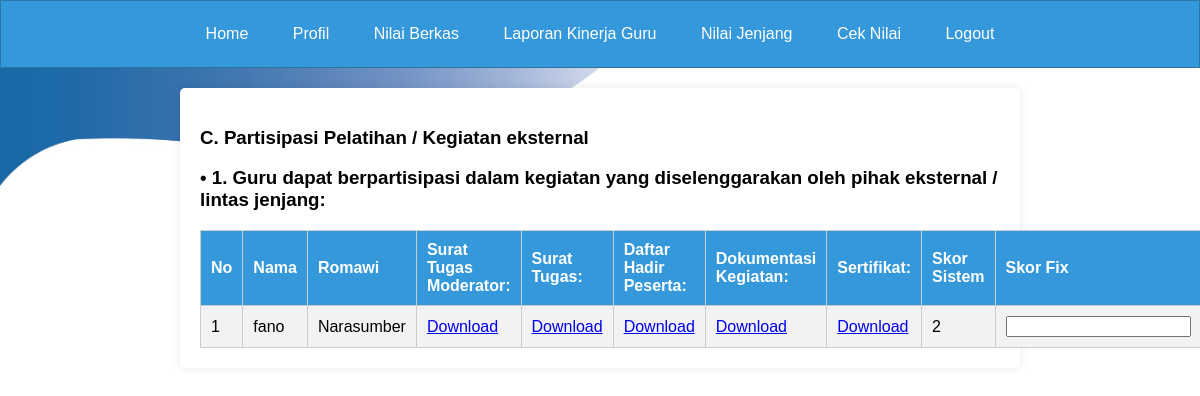
Page /page_beri_nilai_guru3c.php on the committed database.
### tables this page shows
CREATE TABLE `tabel_p_pendidikan2` (
  `id_penilaian` int(11) NOT NULL,
  `id` int(11) DEFAULT NULL,
  `nama` varchar(255) DEFAULT NULL,
  `ia1` varchar(255) DEFAULT NULL,
  `poinia1` int(11) DEFAULT NULL,
  `apoinia1` int(11) NOT NULL,
  `berkasia1` longblob DEFAULT NULL,
  `berkasia11` longblob DEFAULT NULL,
  `berkasia111` longblob DEFAULT NULL,
  `iab1` varchar(255) DEFAULT NULL,
  `poiniab1` int(11) DEFAULT NULL,
  `apoiniab1` int(11) DEFAULT NULL,
  `berkasiab1` longblob DEFAULT NULL,
  `berkasiab11` longblob DEFAULT NULL,
  `berkasiab111` longblob DEFAULT NULL,
  `iac1` varchar(255) DEFAULT NULL,
  `poiniac1` int(11) DEFAULT NULL,
  `apoiniac1` int(11) DEFAULT NULL,
  `berkasiac1` longblob DEFAULT NULL,
  `berkasiac11` longblob DEFAULT NULL,
  `berkasiac111` longblob DEFAULT NULL,
  `ia2` varchar(255) DEFAULT NULL,
  `poinia2` int(11) DEFAULT NULL,
  `apoinia2` int(11) DEFAULT NULL,
  `berkasia2` longblob DEFAULT NULL,
  `berkasia22` longblob DEFAULT NULL,
  `berkasia222` longblob DEFAULT NULL,
  `ib1` varchar(255) DEFAULT NULL,
  `poinib1` int(11) DEFAULT NULL,
  `apoinib1` int(11) DEFAULT NULL,
  `berkasib1` longblob DEFAULT NULL,
  `berkasib11` longblob DEFAULT NULL,
  `berkasib111` longblob DEFAULT NULL,
  `ib2` varchar(255) DEFAULT NULL,
  `poinib2` int(11) DEFAULT NULL,
  `apoinib2` int(11) DEFAULT NULL,
  `berkasib2` longblob DEFAULT NULL,
  `berkasib22` longblob DEFAULT NULL,
  `berkasib222` longblob DEFAULT NULL,
  `ib3` varchar(255) DEFAULT NULL,
  `poinib3` int(11) DEFAULT NULL,
  `apoinib3` int(11) DEFAULT NULL,
  `berkasib3` longblob DEFAULT NULL,
  `berkasib33` longblob DEFAULT NULL,
  `berkasib333` longblob DEFAULT NULL,
  `ib4` varchar(255) DEFAULT NULL,
  `poinib4` int(11) DEFAULT NULL,
  `apoinib4` int(11) DEFAULT NULL,
  `berkasib4` longblob DEFAULT NULL,
  `berkasib44` longblob DEFAULT NULL,
  `berkasib444` longblob DEFAULT NULL,
  `ib5` varchar(255) DEFAULT NULL,
  `poinib5` int(11) DEFAULT NULL,
  `apoinib5` int(11) DEFAULT NULL,
  `berkasib5` longblob DEFAULT NULL,
  `berkasib55` longblob DEFAULT NULL,
  `berkasib555` longblob DEFAULT NULL,
  `ib6` varchar(255) DEFAULT NULL,
  `poinib6` int(11) DEFAULT NULL,
  `apoinib6` int(11) DEFAULT NULL,
  `berkasib6` longblob DEFAULT NULL,
  `berkasib66` longblob DEFAULT NULL,
  `berkasib666` longblob DEFAULT NULL,
  `ic1` varchar(255) DEFAULT NULL,
  `poinic1` int(11) DEFAULT NULL,
  `apoinic1` int(11) DEFAULT NULL,
  `berkasic1` longblob DEFAULT NULL,
  `berkasic11` longblob DEFAULT NULL,
  `berkasic111` longblob DEFAULT NULL,
  `berkasic1111` longblob DEFAULT NULL,
  `berkasic11111` longblob DEFAULT NULL,
  `ic2` varchar(255) DEFAULT NULL,
  `poinic2` int(11) DEFAULT NULL,
  `apoinic2` longblob DEFAULT NULL,
  `berkasic2` longblob DEFAULT NULL,
  `icb2` varchar(255) DEFAULT NULL,
  `poinicb2` int(11) DEFAULT NULL,
  `apoinicb2` int(11) DEFAULT NULL,
  `berkasicb2` longblob DEFAULT NULL,
  `icc2` varchar(255) DEFAULT NULL,
  `poinicc2` int(11) DEFAULT NULL,
  `apoinicc2` int(11) DEFAULT NULL,
  `berkasicc2` longblob DEFAULT NULL,
  `icd2` varchar(255) DEFAULT NULL,
  `poinicd2` int(11) DEFAULT NULL,
  `apoinicd2` int(11) DEFAULT NULL,
  `berkasicd2` longblob DEFAULT NULL,
  `id1` varchar(255) DEFAULT NULL,
  `poinid1` int(11) DEFAULT NULL,
  `apoinid1` int(11) DEFAULT NULL,
  `berkasid1` longblob DEFAULT NULL,
  `berkasid11` longblob DEFAULT NULL,
  `berkasid111` longblob NOT NULL,
  `ie1` varchar(255) DEFAULT NULL,
  `poinie1` int(11) DEFAULT NULL,
  `apoinie1` int(11) DEFAULT NULL,
  `berkasie1` longblob DEFAULT NULL,
  `berkasie11` longblob DEFAULT NULL,
  `berkasie111` longblob DEFAULT NULL,
  `ie2` varchar(255) DEFAULT NULL,
  `poinie2` int(11) DEFAULT NULL,
  `apoinie2` int(11) DEFAULT NULL,
  `berkasie2` longblob DEFAULT NULL,
  `berkasie22` longblob DEFAULT NULL,
  `iia1` varchar(255) DEFAULT NULL,
  `poiniia1` int(11) DEFAULT NULL,
  `apoiniia1` int(11) DEFAULT NULL,
  `berkasiia1` longblob DEFAULT NULL,
  `berkasiia11` longblob DEFAULT NULL,
  `berkasiia111` longblob DEFAULT NULL,
  `iia2` varchar(255) DEFAULT NULL,
  `poiniia2` int(11) DEFAULT NULL,
  `apoiniia2` int(11) DEFAULT NULL,
  `berkasiia2` longblob DEFAULT NULL,
  `berkasiia22` longblob DEFAULT NULL,
  `berkasiia222` longblob DEFAULT NULL,
  `iiab2` varchar(255) DEFAULT NULL,
  `poiniiab2` int(11) DEFAULT NULL,
  `apoiniiab2` int(11) DEFAULT NULL,
  `berkasiiab2` longblob DEFAULT NULL,
  `berkasiiab22` longblob DEFAULT NULL,
  `berkasiiab222` longblob DEFAULT NULL,
  `berkasiiab2222` longblob DEFAULT NULL,
  `iib1` varchar(255) DEFAULT NULL,
  `poiniib1` int(11) DEFAULT NULL,
  `apoiniib1` int(11) DEFAULT NULL,
  `berkasiib1` longblob DEFAULT NULL,
  `berkasiib11` longblob DEFAULT NULL,
  `berkasiib111` longblob DEFAULT NULL,
  `iib2` varchar(255) DEFAULT NULL,
  `poiniib2` int(11) DEFAULT NULL,
  `apoiniib2` int(11) DEFAULT NULL,
  `berkasiib2` longblob DEFAULT NULL,
  `berkasiib22` longblob DEFAULT NULL,
  `berkasiib222` longblob DEFAULT NULL,
  `iib3` varchar(255) DEFAULT NULL,
  `poiniib3` int(11) DEFAULT NULL,
  `apoiniib3` int(11) DEFAULT NULL,
  `berkasiib3` longblob DEFAULT NULL,
  `berkasiib33` longblob DEFAULT NULL,
  `berkasiib333` longblob DEFAULT NULL,
  `iiba3` varchar(255) DEFAULT NULL,
  `poiniiba3` int(11) DEFAULT NULL,
  `apoiniiba3` int(11) DEFAULT NULL,
  `berkasiiba3` longblob DEFAULT NULL,
  `berkasiiba33` longblob DEFAULT NULL,
  `berkasiiba333` longblob DEFAULT NULL,
  `berkasiiba3333` longblob DEFAULT NULL,
  `iib4` varchar(255) DEFAULT NULL,
  `poiniib4` int(11) DEFAULT NULL,
  `apoiniib4` int(11) DEFAULT NULL,
  `berkasiib4` longblob DEFAULT NULL,
  `berkasiib44` longblob DEFAULT NULL,
  `berkasiib444` longblob DEFAULT NULL,
  `iibb4` varchar(255) DEFAULT NULL,
  `poiniibb4` int(11) DEFAULT NULL,
  `apoiniibb4` int(11) DEFAULT NULL,
  `berkasiibb4` longblob DEFAULT NULL,
  `berkasiibb44` longblob DEFAULT NULL,
  `berkasiibb444` longblob DEFAULT NULL,
  `iibc4` varchar(255) DEFAULT NULL,
  `poiniibc4` int(11) DEFAULT NULL,
  `apoiniibc4` int(11) DEFAULT NULL,
  `berkasiibc4` longblob DEFAULT NULL,
  `berkasiibc44` longblob DEFAULT NULL,
  `berkasiibc444` longblob DEFAULT NULL,
  `iiia1` varchar(255) DEFAULT NULL,
  `poiniiia1` int(11) DEFAULT NULL,
  `apoiniiia1` int(11) DEFAULT NULL,
  `berkasiiia1` longblob DEFAULT NULL,
  `berkasiiia11` longblob DEFAULT NULL,
  `berkasiiia111` longblob DEFAULT NULL,
  `iiib1` varchar(255) DEFAULT NULL,
  `poiniiib1` int(11) DEFAULT NULL,
  `apoiniiib1` int(11) DEFAULT NULL,
  `berkasiiib1` longblob DEFAULT NULL,
  `berkasiiib11` longblob DEFAULT NULL,
  `berkasiiib111` longblob DEFAULT NULL,
  `berkasiiib1111` longblob DEFAULT NULL,
  `berkasiiib11111` longblob DEFAULT NULL,
  `iiic1` varchar(255) DEFAULT NULL,
  `poiniiic1` int(11) DEFAULT NULL,
  `apoiniiic1` int(11) DEFAULT NULL,
  `berkasiiic1` longblob DEFAULT NULL,
  `berkasiiic11` longblob DEFAULT NULL,
  `berkasiiic111` longblob DEFAULT NULL,
  `berkasiiic1111` longblob DEFAULT NULL,
  `berkasiiic11111` longblob DEFAULT NULL,
  `iva1` varchar(255) DEFAULT NULL,
  `poiniva1` int(11) DEFAULT NULL,
  `apoiniva1` int(11) DEFAULT NULL,
  `berkasiva1` longblob DEFAULT NULL,
  `berkasiva11` longblob DEFAULT NULL,
  `berkasiva111` longblob DEFAULT NULL,
  `ivb1` varchar(255) DEFAULT NULL,
  `poinivb1` int(11) DEFAULT NULL,
  `apoinivb1` int(11) DEFAULT NULL,
  `berkasivb1` longblob DEFAULT NULL,
  `berkasivb11` longblob DEFAULT NULL,
  `berkasivb111` longblob DEFAULT NULL,
  `ivc1` varchar(255) DEFAULT NULL,
  `poinivc1` int(11) DEFAULT NULL,
  `apoinivc1` int(11) DEFAULT NULL,
  `berkasivc1` longblob DEFAULT NULL,
  `berkasivc11` longblob DEFAULT NULL,
  `berkasivc111` longblob DEFAULT NULL,
  `ivd1` varchar(255) DEFAULT NULL,
  `poinivd1` int(11) DEFAULT NULL,
  `apoinivd1` int(11) DEFAULT NULL,
  `berkasivd1` longblob DEFAULT NULL,
  `berkasivd11` longblob DEFAULT NULL,
  `berkasivd111` longblob DEFAULT NULL,
  `ive1` varchar(255) DEFAULT NULL,
  `poinive1` int(11) DEFAULT NULL,
  `apoinive1` int(11) DEFAULT NULL,
  `berkasive1` longblob DEFAULT NULL,
  `berkasive11` longblob DEFAULT NULL,
  `berkasive111` longblob DEFAULT NULL,
  `ivea1` varchar(255) DEFAULT NULL,
  `poinivea1` int(11) DEFAULT NULL,
  `apoinivea1` int(11) DEFAULT NULL,
  `berkasivea1` longblob DEFAULT NULL,
  `ive2` varchar(255) DEFAULT NULL,
  `poinive2` int(11) DEFAULT NULL,
  `apoinive2` int(11) DEFAULT NULL,
  `berkasive2` longblob DEFAULT NULL,
  `berkasive22` longblob DEFAULT NULL,
  `berkasive222` longblob DEFAULT NULL,
  `tahun_penilaian` varchar(4) DEFAULT NULL,
  `nilai` int(10) DEFAULT NULL,
  `nilaivalidasi` int(15) NOT NULL,
  `validasi` varchar(20) DEFAULT NULL,
  `Aktivasi` int(10) NOT NULL,
  `TIMESTAMP` timestamp NOT NULL DEFAULT '2024-06-03 16:59:59'
);

### page_beri_nilai_guru3c.php (the view, shortened to what this page needs)
<?php
include "koneksi.php";
$tahun_ini = date("Y");
?>
<!DOCTYPE html>
<html lang="en">
<head>
</head>
<body>
    <div class="navbar-pendidikan" id="navbar-guru">
        <a href="page_pendidikan.php">Home</a>
        <a href="page_profil_pendidikan.php">Profil</a>
        <a href="page_beri_nilai_pendidikan.php">Nilai Berkas</a>
        <a href="page_laporan_kinerja_guru_pendidikan.php">Laporan Kinerja Guru</a>
        <a href="page_jenjang_pendidikan.php">Nilai Jenjang</a>
        <a href="page_nilaisemua_pendidikan.php">Cek Nilai</a>
        <a href="logout.php">Logout</a>
    </div>
    <div class="container">
    <h3>C. Partisipasi Pelatihan / Kegiatan eksternal</h3>
        <h3>• 1. Guru dapat berpartisipasi dalam kegiatan yang diselenggarakan oleh pihak eksternal / lintas jenjang: </h3>
        <table>
            <tr>
                <th>No</th>
                <th>Nama</th>
                <th>Romawi</th>
                <th>Surat Tugas Moderator:</th>
                <th>Surat Tugas:</th>
                <th>Daftar Hadir Peserta:</th>
                <th>Dokumentasi Kegiatan:</th>
                <th>Sertifikat:</th>
                <th>Skor Sistem</th>
                <th>Skor Fix</th>
            </tr>
            <?php
            $no = 1;
            $query_ia = mysqli_query($koneksi, "SELECT * FROM tabel_p_pendidikan2 WHERE tahun_penilaian = '$tahun_ini'");
            while ($row = mysqli_fetch_array($query_ia)) {
                $file_berkasiaa = $row['berkasiiic1'];
                $file_berkasiaaa = $row['berkasiiic11'];
                $file_berkasiaaaa = $row['berkasiiic111'];
                $file_berkasiaaaaa = $row['berkasiiic1111'];
                $file_berkasiaaaaaa = $row['berkasiiic11111'];
            ?>
                <tr>
                    <td><?php echo $no++; ?></td>
                    <td><?php echo $row['nama']; ?></td>
                    <td><?php echo $row['iiic1']; ?></td>
                    <td>
                        <?php if (!empty($file_berkasiaa)) { ?>
                            <a href="uploads/<?php echo $file_berkasiaa; ?>" target="_blank">Download</a>
                        <?php } else {
                            echo "Tidak ada file";
                        } ?>
                    </td>
                    <td>
                        <?php if (!empty($file_berkasiaaa)) { ?>
                            <a href="uploads/<?php echo $file_berkasiaaa; ?>" target="_blank">Download</a>
                        <?php } else {
                            echo "Tidak ada file";
                        } ?>
                    </td>
                    <td>
                        <?php if (!empty($file_berkasiaaaa)) { ?>
                            <a href="uploads/<?php echo $file_berkasiaaaa; ?>" target="_blank">Download</a>
                        <?php } else {
                            echo "Tidak ada file";
                        } ?>
                    </td>
                    <td>
                        <?php if (!empty($file_berkasiaaaaa)) { ?>
                            <a href="uploads/<?php echo $file_berkasiaaaaa; ?>" target="_blank">Download</a>
                        <?php } else {
                            echo "Tidak ada file";
                        } ?>
                    </td>
                    <td>
                        <?php if (!empty($file_berkasiaaaaaa)) { ?>
                            <a href="uploads/<?php echo $file_berkasiaaaaaa; ?>" target="_blank">Download</a>
                        <?php } else {
                            echo "Tidak ada file";
                        } ?>
                    </td>
                    <td><?php echo $row['poiniiic1']; ?></td>
                    <td>
                        <input type="text" class="editable-iiic1" data-id="<?php echo $row['id']; ?>" value="<?php echo $row['apoiniiic1']; ?>">
                    </td>
                </tr>
            <?php } ?>
        </table>
    </div>
</body>
</html>

### page_beri_nilai_guru3c.php (style rules this page uses)
html, body { height: 100%; margin: 0; padding: 0; background: url('bgnusput.jpg') no-repeat center center fixed; background-size: 100% 100%; background-position: center center; font-family: Arial, sans-serif; }
.navbar-pendidikan { background-color: #3498db; border: 1px solid #2978a0; padding: 10px 0; text-align: center; }
.navbar-pendidikan a { display: inline-block; color: white; padding: 14px 10px; text-decoration: none; margin: 0 10px; border-radius: 5px; transition: background-color 0.3s; }
.container { background-color: #fff; max-width: 800px; margin: 20px auto; padding: 20px; border-radius: 5px; box-shadow: 0 0 10px rgba(0, 0, 0, 0.1); }
table { width: 100%; border-collapse: collapse; }
table, th, td { border: 1px solid #ccc; }
th, td { padding: 10px; text-align: left; }
th { background-color: #3498db; color: #fff; }
tr:nth-child(even) { background-color: #f2f2f2; }

### rows in the picture
tabel_p_pendidikan2: nama "fano", iiic1 "Narasumber", poiniiic1 "2"
